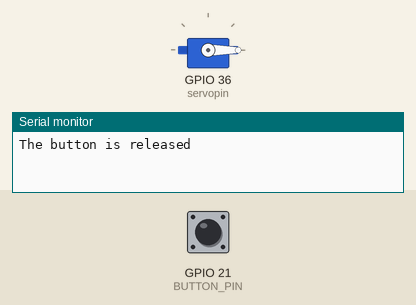
Simulated run of this sketch. Board: ESP32. Shown: servo, the last lines printed to the serial monitor. The test bench sets the inputs (shaded band); at power-on: GPIO 21 (BUTTON_PIN) HIGH.

Above: at 1.2 s.
1.3 s: GPIO 21 (BUTTON_PIN) pulled LOW for 0.15 s
At 1.37 s:
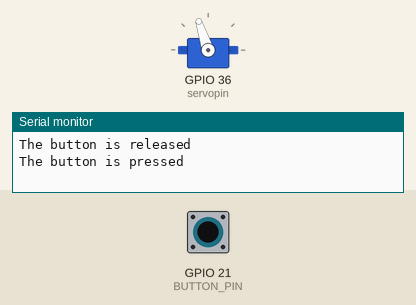
2.9 s: GPIO 21 (BUTTON_PIN) pulled LOW for 3.2 s
At 7.3 s:
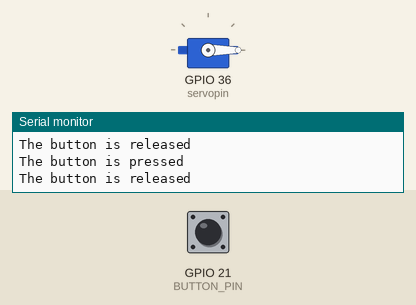
Timing chart, 0 to 8.8 s (numbered marks = the images above; inputs shaded):
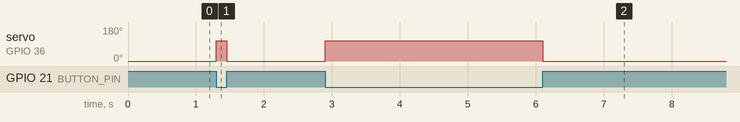

The sketch:

pushbuttonactuator.ino
```cpp
/*
 * This ESP32 code is created by esp32io.com
 *
 * This ESP32 code is released in the public domain
 *
 * For more detail (instruction and wiring diagram), visit https://esp32io.com/tutorials/esp32-button
 */

#define BUTTON_PIN 21  // GIOP21 pin connected to button
#include <ESP32Servo.h>

Servo myServo;
#define servopin A0

//stroke percentage 0 is fully retracted, 100 fully extended
int findStrokePercent(int strokePercent) {
  return map(strokePercent,0,100,0,180);
}

// Variables will change:
int lastState = LOW;  // the previous state from the input pin
int currentState;     // the current reading from the input pin

void setup() {
  // initialize serial communication at 9600 bits per second:
  Serial.begin(9600);
  // initialize the pushbutton pin as an pull-up input
  // the pull-up input pin will be HIGH when the switch is open and LOW when the switch is closed.
  pinMode(BUTTON_PIN, INPUT_PULLUP);
  myServo.attach(servopin, 1000, 2000);

}

void loop() {
  // read the state of the switch/button:
  currentState = digitalRead(BUTTON_PIN);

  if (lastState == HIGH && currentState == LOW) {
    Serial.println("The button is pressed");
    myServo.write(findStrokePercent(60));

  }


  else if (lastState == LOW && currentState == HIGH) {
    Serial.println("The button is released");
    myServo.write(findStrokePercent(0));

  }


  // save the the last state
  lastState = currentState;
}
```

Measured:
- after the input at 1.3 s, servo on GPIO 36 (servopin): 0° → 108° at once, → 0° 0.15 s later
- after the input at 2.9 s, servo on GPIO 36 (servopin): 0° → 108° at once, → 0° 3.2 s later
